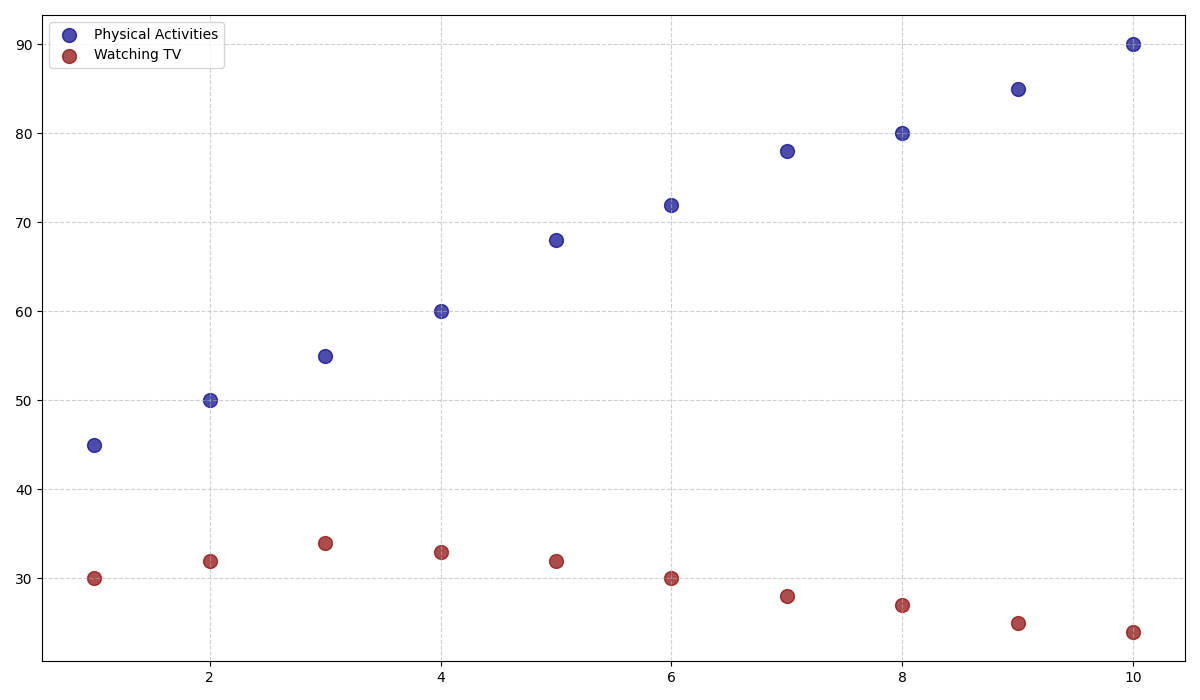

Recreate this plot in Python.
import matplotlib.pyplot as plt
import numpy as np

activity_hours = np.array([1, 2, 3, 4, 5, 6, 7, 8, 9, 10])
happiness_scores = np.array([45, 50, 55, 60, 68, 72, 78, 80, 85, 90])

tv_hours = np.array([1, 2, 3, 4, 5, 6, 7, 8, 9, 10])
tv_happiness_scores = np.array([30, 32, 34, 33, 32, 30, 28, 27, 25, 24])

fig, ax = plt.subplots(figsize=(12, 7))

ax.scatter(activity_hours, happiness_scores, color='darkblue', label='Physical Activities', s=100, alpha=0.7)

ax.scatter(tv_hours, tv_happiness_scores, color='darkred', label='Watching TV', s=100, alpha=0.7)

ax.legend(loc='upper left')

ax.grid(True, linestyle='--', alpha=0.6)

plt.tight_layout()

plt.show()
